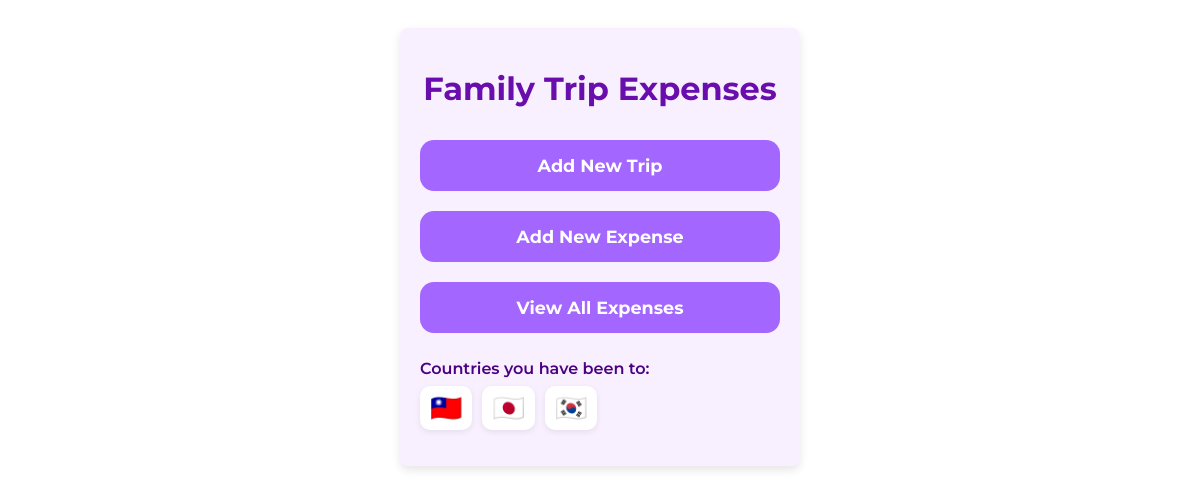
The page / (signed in) on the database its author committed.
### tables this page shows
CREATE TABLE countries (
                id INTEGER PRIMARY KEY,
                country_name TEXT UNIQUE,
                country_code TEXT UNIQUE
            );

### app.py (the view)
@app.route('/')
@login_required
def index():
     with sqlite3.connect(DB_FILE) as conn:
        c = conn.cursor()
        countries = []
        c.execute("SELECT id, trip_name, country_id FROM trips")
        print("TRIPS:", c.fetchall())
        c.execute('''
                SELECT DISTINCT c.id, c.country_name, c.country_code
                FROM countries c
                JOIN trips t ON t.country_id = c.id
                ORDER BY c.id
        ''')
        for r in c.fetchall():
            countries.append({
                'id': r[0],
                'country_name': r[1],
                'country_code': r[2],
                'flag': country_flag(r[2])
            })
        return render_template(
            'index.html',
            countries=countries
        )

### app.py (called while the page is built)
def login_required(f):
    @wraps(f)
    def wrapper(*args, **kwargs):
        if 'user_id' not in session:
            return redirect(url_for('login', next=request.path))
        return f(*args, **kwargs)
    return wrapper

def country_flag(code):
    if not code or len(code) != 2:
        return ''
    return chr(0x1F1E6 + ord(code[0].upper()) - 65) + \
           chr(0x1F1E6 + ord(code[1].upper()) - 65)

### templates/index.html (shortened to what this page needs)
<!DOCTYPE html>
<html lang="en">
<head>
    <link rel="stylesheet" href="{{ url_for('static', filename='style.css') }}">
</head>
<body>
    <div class="container">
        <h1>Family Trip Expenses</h1>
        <a href="{{ url_for('tripSelection') }}">
            <button type="button" class="btn btn-large">Add New Trip</button>
        </a>
        <a href="{{ url_for('newExpense') }}">
            <button type="button" class="btn btn-large">Add New Expense</button>
        </a>
        <a href="{{ url_for('viewExpense') }}">
            <button type="button" class="btn btn-large">View All Expenses</button>
        </a>
        <div class="visited-countries">
            <span class="label">Countries you have been to:</span>
            <div class="flags">
                {% for country in countries %}
                    <span class="flag" title="{{ country.country_name }}">
                        {{ country.flag }}
                    </span>
                {% endfor %}
            </div>
        </div>
    </div>
</body>
</html>

### static/style.css (style rules this page uses)
* { box-sizing: border-box; }
body { background-color: #fff; font-family: 'Montserrat', sans-serif; color: #4B0082; display: flex; justify-content: center; padding: 20px; }
button, input, select, textarea { font-family: inherit; }
.container { width: 100%; max-width: 400px; background-color: #f8f0ff; padding: 20px; border-radius: 8px; box-shadow: 0 4px 10px rgba(0, 0, 0, 0.1); box-sizing: border-box; }
h1 { text-align: center; color: #6a0dad; }
.btn { background-color: #a366ff; color: white; border: none; padding: 10px 18px; margin: 10px 0; border-radius: 14px; cursor: pointer; font-weight: bold; text-decoration: none; white-space: nowrap; text-align: center; display: inline-block; }
.btn-large { width: 100%; padding: 15px; font-size: 1.1em; }
.visited-countries { margin: 16px 0; }
.visited-countries .label { display: block; font-weight: 600; margin-bottom: 8px; color: #4B0082; }
.flags { display: flex; flex-wrap: wrap; gap: 10px; }
.flag { font-size: 26px; padding: 6px 10px; background: #fff; border-radius: 10px; box-shadow: 0 2px 6px rgba(0,0,0,0.08); }

### rows shown on the page
countries: flag "🇹🇼"
countries: flag "🇯🇵"
countries: flag "🇰🇷"
